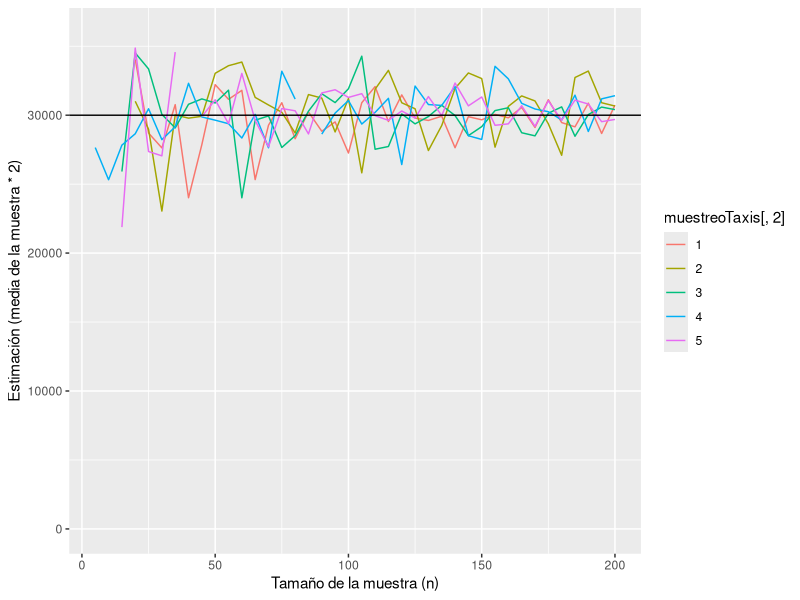

Reproduce this figure in R.
## ---- chunk 1
# Cada número es el número de matrícula de cada taxi existente
poblacionDeTaxis <- seq(1,30000,1)
nPoblacionDeTaxis  <- length(poblacionDeTaxis)
# No todos los taxis están activos en el momento del muestreo
poblacionActivaDeTaxis <- sample(poblacionDeTaxis, 15000, replace = FALSE)
# Muestreamos la población activa
muestraDeTaxis <- sample(poblacionActivaDeTaxis, 40, replace = FALSE)
# Calculamos la estimación
media <- mean(muestraDeTaxis)
media * 2
## ---- chunk 2
tamaniosDeMuestra <- seq(5, 200, 5)
nTamaniosDeMuestra <- length(tamaniosDeMuestra)

cantidadDeLineas <- 5

muestreoTaxis <- data.frame()

for (i in 1:nTamaniosDeMuestra){
  for (j in 1:cantidadDeLineas){
     muestra <- c(tamaniosDeMuestra[i], j, mean(sample(poblacionActivaDeTaxis, tamaniosDeMuestra[i], replace = FALSE)) * 2)
     muestreoTaxis <- rbind(muestreoTaxis, muestra)
  }
}
muestreoTaxis[,2] <- as.factor(muestreoTaxis[,2])
muestreoTaxis
## ---- chunk 3
#library(tidyverse)
library(ggplot2)

ggplot(muestreoTaxis, aes(x = muestreoTaxis[,1], y = muestreoTaxis[,3], color = muestreoTaxis[,2])) +
  geom_line() +
  ylim(0,nPoblacionDeTaxis * 1.2) +
  geom_hline(yintercept= nPoblacionDeTaxis) +
  xlab('Tamaño de la muestra (n)') +
  ylab('Estimación (media de la muestra * 2)')
